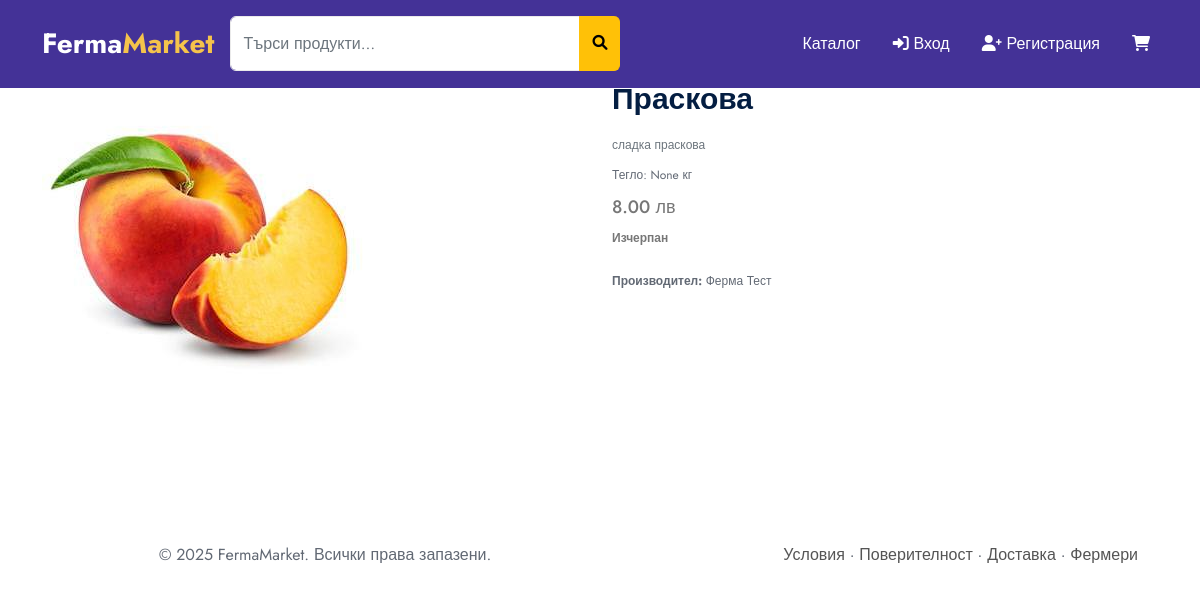
/client/product/8/, run on an earlier commit of the app's database.
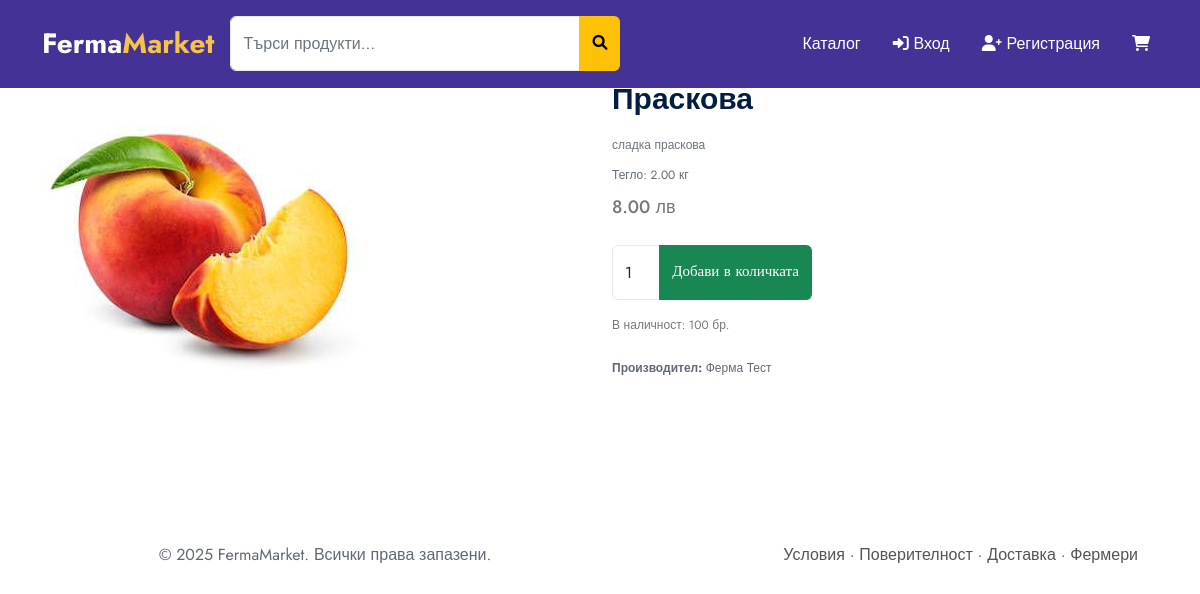
And on a later commit of the database.
### fermamarket/farmers/models.py (models this page shows, shortened)
class Product(models.Model):
    farmer = models.ForeignKey(FarmerProfile, on_delete=models.CASCADE, related_name='products')
    category = models.ForeignKey(Category, on_delete=models.SET_NULL, null=True, blank=True, related_name='products')
    title = models.CharField(max_length=255)
    description = models.TextField()
    price = models.DecimalField(max_digits=8, decimal_places=2)
    quantity = models.PositiveIntegerField()
    image = models.ImageField(upload_to='product_images/', blank=True, null=True)
    created_at = models.DateTimeField(default=timezone.now)
    weight = models.DecimalField(
        max_digits=6,
        decimal_places=2,
        null=True, blank=True,
        help_text="Тегло или количество (напр. в кг)"
    )
    weight_unit = models.CharField(
        max_length=10,
        choices=[('kg', 'кг'), ('g', 'гр'), ('l', 'литра'), ('pcs', 'брой')],
        default='kg',
        help_text="Мярка за тегло/обем"
    )

class FarmerProfile(models.Model):
    user = models.OneToOneField(CustomUser, on_delete=models.CASCADE)
    farm_name = models.CharField(max_length=255)
    description = models.TextField(blank=True)
    location = models.CharField(max_length=255)
    phone = models.CharField(max_length=20)
    image = models.ImageField(upload_to='farms/', blank=True, null=True)

### fermamarket/clients/views.py (the view)
# urls.py: path('product/<int:pk>/', product_detail, name='product_detail'),
def product_detail(request, pk):
    product = get_object_or_404(Product, pk=pk)
    return render(request, 'product_detail.html', {'product': product})

### templates/product_detail.html (shortened to what this page needs)
{% extends "base.html" %}
{% block content %}
<div class="container py-5">
  <div class="row">
    <div class="col-md-6">
      <img src="{{ product.image.url }}" class="img-fluid rounded" alt="{{ product.name }}">
    </div>
    <div class="col-md-6">
      <h2 class="fw-bold mb-3">{{ product.title }}</h2>
      <p class="text-muted">{{ product.description }}</p>
      <p>Тегло: {{ product.weight }} {{ product.get_weight_unit_display }}</p>
      <h4 class="text-primary">{{ product.price }} лв</h4>
      {% if product.quantity > 0 %}
        <form method="post" action="{% url 'add_to_cart' product.id %}" class="mt-4">
          <div class="input-group mb-3" style="max-width: 200px;">
            <input type="number" name="quantity" min="1" max="{{ product.quantity }}" value="1" class="form-control">
            <button type="submit" class="btn btn-success">Добави в количката</button>
          </div>
        </form>
        <p class="text-success">В наличност: {{ product.quantity }} бр.</p>
      {% else %}
        <p class="text-danger fw-bold">Изчерпан</p>
      {% endif %}
      <p class="mt-4"><strong>Производител:</strong> {{ product.farmer.farm_name }}</p>
    </div>
  </div>
</div>
{% endblock %}

What changed in the data, as far as the page shows it:
changed Product "Праскова": weight "None" → "2.00"; quantity (not shown) → "100"
Also different on the page:
form field quantity: (not shown) → "1"
text no longer shown: "Изчерпан"
text now shown: "Добави в количката В наличност: бр."
